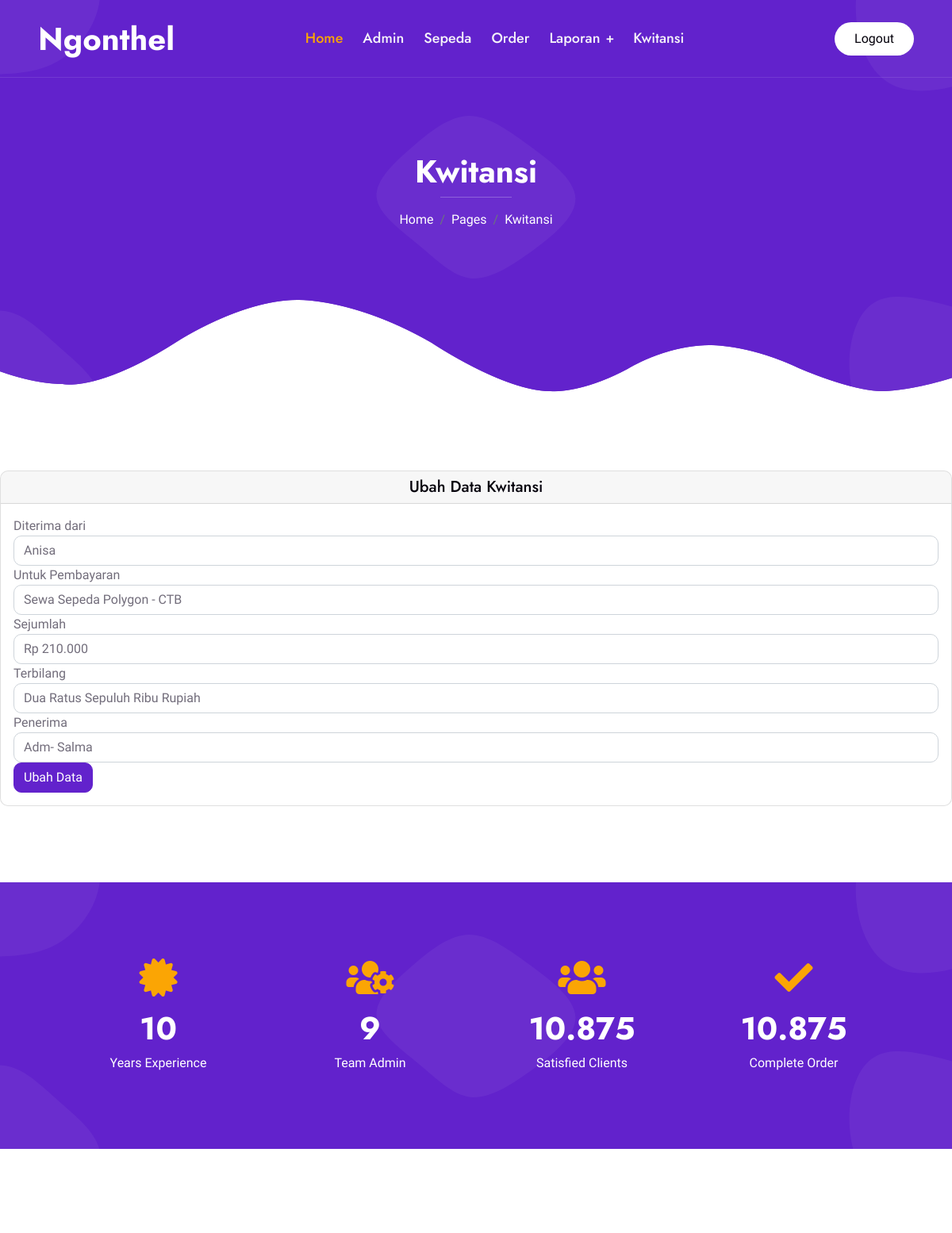
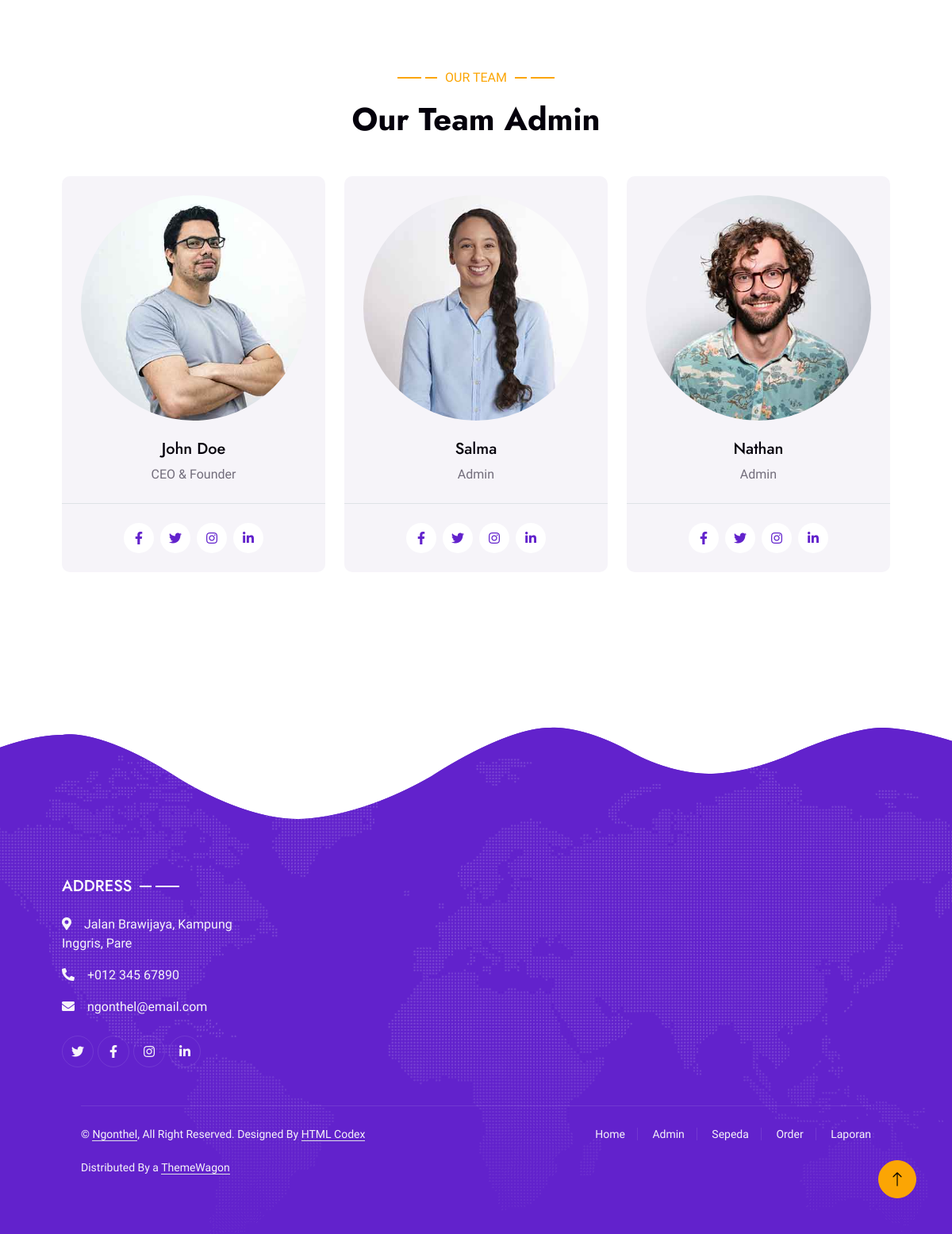
The page /ubah_kwitansi.php?id_kwitansi=2 (signed in) on the database its author committed (2 pictures, top to bottom).
### tables this page shows
CREATE TABLE `kwitansi` (
  `id_kwitansi` int(11) NOT NULL,
  `tgl_kwt` date NOT NULL DEFAULT current_timestamp(),
  `dari` varchar(255) NOT NULL,
  `untuk` varchar(255) NOT NULL,
  `jumlah` varchar(100) NOT NULL,
  `terbilang` varchar(255) NOT NULL,
  `penerima` varchar(100) NOT NULL
);

### ubah_kwitansi.php (the view, shortened to what this page needs)
<!DOCTYPE html>
<html lang="en">
<head>
    <link href="https://cdnjs.cloudflare.com/ajax/libs/font-awesome/5.10.0/css/all.min.css" rel="stylesheet">
    <link href="https://cdn.jsdelivr.net/npm/bootstrap-icons@1.4.1/font/bootstrap-icons.css" rel="stylesheet">
    <link href="lib/animate/animate.min.css" rel="stylesheet">
    <link href="lib/owlcarousel/assets/owl.carousel.min.css" rel="stylesheet">
    <link href="lib/lightbox/css/lightbox.min.css" rel="stylesheet">
    <link href="css/bootstrap.min.css" rel="stylesheet">
    <link href="css/style.css" rel="stylesheet">
</head>
<body>
    <div class="container-xxl bg-white p-0">
        <div class="container-xxl position-relative p-0">
            <nav class="navbar navbar-expand-lg navbar-light px-4 px-lg-5 py-3 py-lg-0">
                <a href="" class="navbar-brand p-0">
                    <h1 class="m-0">Ngonthel</h1>
                </a>
                <div class="collapse navbar-collapse" id="navbarCollapse">
                    <div class="navbar-nav mx-auto py-0">
                        <a href="home.php" class="nav-item nav-link active">Home</a>
                        <a href="admin.php" class="nav-item nav-link">Admin</a>
                        <a href="sepeda.php" class="nav-item nav-link">Sepeda</a>
                        <a href="order.php" class="nav-item nav-link">Order</a>
                        <div class="nav-item dropdown">
                            <a href="#" class="nav-link dropdown-toggle" data-bs-toggle="dropdown">Laporan</a>
                        </div>
                        <a href="kwitansi.php" class="nav-item nav-link">Kwitansi</a>
                    </div>
                    <a href="logout.php" class="btn rounded-pill py-2 px-4 ms-3 d-none d-lg-block">Logout</a>
                </div>
            </nav>
            <div class="container-xxl py-5 bg-primary hero-header">
                <div class="container my-5 py-5 px-lg-5">
                    <div class="row g-5 py-5">
                        <div class="col-12 text-center">
                            <h1 class="text-white animated slideInDown">Kwitansi</h1>
                            <hr class="bg-white mx-auto mt-0" style="width: 90px;">
                            <nav aria-label="breadcrumb">
                                <ol class="breadcrumb justify-content-center">
                                    <li class="breadcrumb-item"><a class="text-white" href="#">Home</a></li>
                                    <li class="breadcrumb-item"><a class="text-white" href="#">Pages</a></li>
                                    <li class="breadcrumb-item text-white active" aria-current="page">Kwitansi</li>
                                </ol>
                            </nav>
                        </div>
                    </div>
                </div>
            </div>
        </div>
<div class="card">
        <h5 class="card-header" align="center">Ubah Data Kwitansi</h5>
            <div class="card-body">
        <form method="post" action="proses_ubah_kwitansi.php">
            <?php
                include 'koneksi.php';
                $qry_get_kwitansi = mysqli_query($conn, "select * from kwitansi where id_kwitansi='".$_GET['id_kwitansi']."'") or die(mysqli_error());
                $dt_kwitansi=mysqli_fetch_array($qry_get_kwitansi);
            ?>
          <div class="form-group">
            <label>Diterima dari</label>
            <input type="text" name="dari" value= "<?=$dt_kwitansi['dari']?>" class="form-control">
          </div>
          <div class="form-group">
            <label>Untuk Pembayaran</label>
            <input type="text" name="untuk" value= "<?=$dt_kwitansi['untuk']?>" class="form-control">
          </div>
          <div class="form-group">
            <label>Sejumlah</label>
            <input type="text" name="jumlah" value= "<?=$dt_kwitansi['jumlah']?>" class="form-control">
          </div>
          <div class="form-group">
            <label>Terbilang</label>
            <input type="text" name="terbilang" value= "<?=$dt_kwitansi['terbilang']?>" class="form-control">
          </div>
          <div class="form-group">
            <label>Penerima</label>
            <input type="text" name="penerima" value= "<?=$dt_kwitansi['penerima']?>" class="form-control">
          </div>
        <button type="submit" class="btn btn-primary">Ubah Data</button>
        </form>
            </div>
      </div>
        <div class="container-xxl bg-primary fact py-5 wow fadeInUp" data-wow-delay="0.1s">
            <div class="container py-5 px-lg-5">
                <div class="row g-4">
                    <div class="col-md-6 col-lg-3 text-center wow fadeIn" data-wow-delay="0.1s">
                        <i class="fa fa-certificate fa-3x text-secondary mb-3"></i>
                        <h1 class="text-white mb-2" data-toggle="counter-up">10</h1>
                        <p class="text-white mb-0">Years Experience</p>
                    </div>
                    <div class="col-md-6 col-lg-3 text-center wow fadeIn" data-wow-delay="0.3s">
                        <i class="fa fa-users-cog fa-3x text-secondary mb-3"></i>
                        <h1 class="text-white mb-2" data-toggle="counter-up">9</h1>
                        <p class="text-white mb-0">Team Admin</p>
                    </div>
                    <div class="col-md-6 col-lg-3 text-center wow fadeIn" data-wow-delay="0.5s">
                        <i class="fa fa-users fa-3x text-secondary mb-3"></i>
                        <h1 class="text-white mb-2" data-toggle="counter-up">10.875</h1>
                        <p class="text-white mb-0">Satisfied Clients</p>
                    </div>
                    <div class="col-md-6 col-lg-3 text-center wow fadeIn" data-wow-delay="0.7s">
                        <i class="fa fa-check fa-3x text-secondary mb-3"></i>
                        <h1 class="text-white mb-2" data-toggle="counter-up">10.875</h1>
                        <p class="text-white mb-0">Complete Order</p>
                    </div>
                </div>
            </div>
        </div>
        <div class="container-xxl py-5">
            <div class="container py-5 px-lg-5">
                <div class="wow fadeInUp" data-wow-delay="0.1s">
                    <p class="section-title text-secondary justify-content-center"><span></span>Our Team<span></span></p>
                    <h1 class="text-center mb-5">Our Team Admin</h1>
                </div>
                <div class="row g-4">
                    <div class="col-lg-4 col-md-6 wow fadeInUp" data-wow-delay="0.1s">
                        <div class="team-item bg-light rounded">
                            <div class="text-center border-bottom p-4">
                                <img class="img-fluid rounded-circle mb-4" src="img/team-1.jpg" alt="">
                                <h5>John Doe</h5>
                                <span>CEO & Founder</span>
                            </div>
                            <div class="d-flex justify-content-center p-4">
                                <a class="btn btn-square mx-1" href=""><i class="fab fa-facebook-f"></i></a>
                                <a class="btn btn-square mx-1" href=""><i class="fab fa-twitter"></i></a>
                                <a class="btn btn-square mx-1" href=""><i class="fab fa-instagram"></i></a>
                                <a class="btn btn-square mx-1" href=""><i class="fab fa-linkedin-in"></i></a>
                            </div>
                        </div>
                    </div>
                    <div class="col-lg-4 col-md-6 wow fadeInUp" data-wow-delay="0.3s">
                        <div class="team-item bg-light rounded">
                            <div class="text-center border-bottom p-4">
                                <img class="img-fluid rounded-circle mb-4" src="img/team-2.jpg" alt="">
                                <h5>Salma</h5>
                                <span>Admin</span>
                            </div>
                            <div class="d-flex justify-content-center p-4">
                                <a class="btn btn-square mx-1" href=""><i class="fab fa-facebook-f"></i></a>
                                <a class="btn btn-square mx-1" href=""><i class="fab fa-twitter"></i></a>
                                <a class="btn btn-square mx-1" href=""><i class="fab fa-instagram"></i></a>
                                <a class="btn btn-square mx-1" href=""><i class="fab fa-linkedin-in"></i></a>
                            </div>
                        </div>
                    </div>
                    <div class="col-lg-4 col-md-6 wow fadeInUp" data-wow-delay="0.5s">
                        <div class="team-item bg-light rounded">
                            <div class="text-center border-bottom p-4">
                                <img class="img-fluid rounded-circle mb-4" src="img/team-3.jpg" alt="">
                                <h5>Nathan</h5>
                                <span>Admin</span>
                            </div>
                            <div class="d-flex justify-content-center p-4">
                                <a class="btn btn-square mx-1" href=""><i class="fab fa-facebook-f"></i></a>
                                <a class="btn btn-square mx-1" href=""><i class="fab fa-twitter"></i></a>
                                <a class="btn btn-square mx-1" href=""><i class="fab fa-instagram"></i></a>
                                <a class="btn btn-square mx-1" href=""><i class="fab fa-linkedin-in"></i></a>
                            </div>
                        </div>
                    </div>
                </div>
            </div>
        </div>
        <div class="container-fluid bg-primary text-light footer wow fadeIn" data-wow-delay="0.1s">
            <div class="container py-5 px-lg-5">
                <div class="row g-5">
                    <div class="col-md-6 col-lg-3">
                        <p class="section-title text-white h5 mb-4">Address<span></span></p>
                        <p><i class="fa fa-map-marker-alt me-3"></i>Jalan Brawijaya, Kampung Inggris, Pare</p>
                        <p><i class="fa fa-phone-alt me-3"></i>+012 345 67890</p>
                        <p><i class="fa fa-envelope me-3"></i>ngonthel@email.com</p>
                        <div class="d-flex pt-2">
                            <a class="btn btn-outline-light btn-social" href=""><i class="fab fa-twitter"></i></a>
                            <a class="btn btn-outline-light btn-social" href=""><i class="fab fa-facebook-f"></i></a>
                            <a class="btn btn-outline-light btn-social" href=""><i class="fab fa-instagram"></i></a>
                            <a class="btn btn-outline-light btn-social" href=""><i class="fab fa-linkedin-in"></i></a>
                        </div>
                    </div>
            <div class="container px-lg-5">
                <div class="copyright">
                    <div class="row">
                        <div class="col-md-6 text-center text-md-start mb-3 mb-md-0">
                            &copy; <a class="border-bottom" href="#">Ngonthel</a>, All Right Reserved.
                            Designed By <a class="border-bottom" href="https://htmlcodex.com">HTML Codex</a><br><br>
                            Distributed By a <a class="border-bottom" href="https://themewagon.com" target="_blank">ThemeWagon</a>
                        </div>
                        <div class="col-md-6 text-center text-md-end">
                            <div class="footer-menu">
                                <a href="">Home</a>
                                <a href="">Admin</a>
                                <a href="">Sepeda</a>
                                <a href="">Order</a>
                                <a href="">Laporan</a>
                            </div>
                        </div>
                    </div>
                </div>
            </div>
        </div>
        <a href="#" class="btn btn-lg btn-secondary btn-lg-square back-to-top"><i class="bi bi-arrow-up"></i></a>
    </div>
</body>
</html>

### css/style.css (style rules this page uses)
:root { --primary: #6222CC; --secondary: #FBA504; --light: #F6F4F9; --dark: #04000B; }
.back-to-top { position: fixed; display: none; right: 45px; bottom: 45px; z-index: 99; }
h1, h2, .fw-bold { font-weight: 700 !important; }
h5, h6, .fw-medium { font-weight: 500 !important; }
.btn { font-weight: 500; transition: .5s; }
.btn-square { width: 38px; height: 38px; }
.btn-lg-square { width: 48px; height: 48px; }
.btn-square, .btn-sm-square, .btn-lg-square { padding: 0; display: flex; align-items: center; justify-content: center; font-weight: normal; border-radius: 50px; }
.navbar .dropdown-toggle::after { border: none; content: "\f067"; font-family: "Font Awesome 5 Free"; font-size: 10px; font-weight: bold; vertical-align: middle; margin-left: 8px; }
.navbar-light .navbar-nav .nav-link { position: relative; margin-right: 25px; padding: 35px 0; font-family: 'Jost', sans-serif; font-size: 18px; font-weight: 500; color: var(--light) !important; outline: none; transition: .5s; }
.navbar-light .navbar-nav .nav-link:hover, .navbar-light .navbar-nav .nav-link.active { color: var(--secondary) !important; }
.navbar-light .navbar-brand h1 { color: #FFFFFF; }
@media (min-width: 992px) { .navbar-light { position: absolute; width: 100%; top: 0; left: 0; border-bottom: 1px solid rgba(256, 256, 256, .1); z-index: 999; } }
@media (min-width: 992px) { .navbar-light .btn { color: var(--dark); background: #FFFFFF; } }
.hero-header { margin-bottom: 6rem; padding: 18rem 0; background: url(../img/blob-top-left.png), url(../img/blob-top-right.png), url(../img/blob-bottom-left.png), url(../img/blob-bottom-right.png), url(../img/blob-center.png), url(../img/bg-bottom.png); background-position: left 0px top 0px, right 0px top 0px, left 0px bottom 0px, right 0px bottom 0px, center center, center bottom; background-repeat: no-repeat; }
.section-title { position: relative; display: flex; align-items: center; font-weight: 500; text-transform: uppercase; }
.section-title span:first-child, .section-title span:last-child { position: relative; display: inline-block; margin-right: 30px; width: 30px; height: 2px; }
.section-title span:last-child { margin-right: 0; margin-left: 30px; }
.section-title span:first-child::after, .section-title span:last-child::after { position: absolute; content: ""; width: 15px; height: 2px; top: 0; right: -20px; }
.section-title span:last-child::after { right: auto; left: -20px; }
.section-title.text-secondary span:first-child, .section-title.text-secondary span:last-child, .section-title.text-secondary span:first-child::after, .section-title.text-secondary span:last-child::after { background: var(--secondary); }
.section-title.text-white span:first-child, .section-title.text-white span:last-child, .section-title.text-white span:first-child::after, .section-title.text-white span:last-child::after { background: #FFFFFF; }
.fact { margin: 6rem 0; background: url(../img/blob-top-left.png), url(../img/blob-top-right.png), url(../img/blob-bottom-left.png), url(../img/blob-bottom-right.png), url(../img/blob-center.png); background-position: left 0px top 0px, right 0px top 0px, left 0px bottom 0px, right 0px bottom 0px, center center; background-repeat: no-repeat; }
.team-item .btn { color: var(--primary); background: #FFFFFF; }
.footer { margin-top: 6rem; padding-top: 9rem; background: url(../img/bg-top.png), url(../img/map.png); background-position: center top, center center; background-repeat: no-repeat; }
.footer .btn.btn-social { margin-right: 5px; width: 40px; height: 40px; display: flex; align-items: center; justify-content: center; color: var(--light); border: 1px solid rgba(256, 256, 256, .1); border-radius: 40px; transition: .3s; }
.footer .copyright { padding: 25px 0; font-size: 14px; border-top: 1px solid rgba(256, 256, 256, .1); }
.footer .copyright a { color: var(--light); }
.footer .footer-menu a { margin-right: 15px; padding-right: 15px; border-right: 1px solid rgba(255, 255, 255, .1); }
.footer .footer-menu a:last-child { margin-right: 0; padding-right: 0; border-right: none; }

### rows shown on the page
kwitansi: dari "Anisa", untuk "Sewa Sepeda Polygon - CTB", jumlah "Rp 210.000", terbilang "Dua Ratus Sepuluh Ribu Rupiah", penerima "Adm- Salma"
